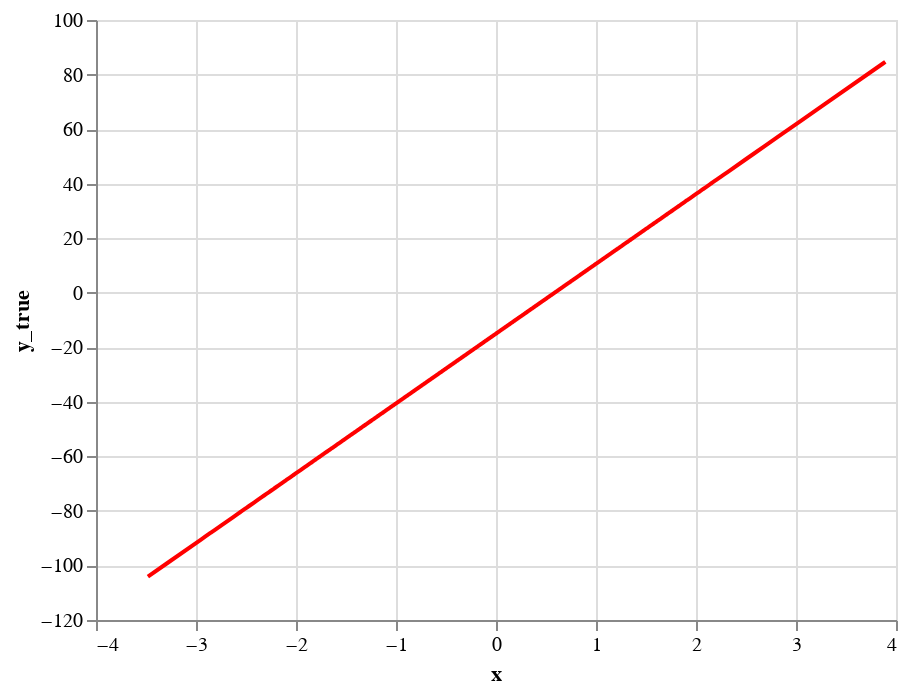

Notebook cell for this chart:
### Markdown cell above
* Define a new Altair chart `c2` using the following code:

```
c2 = alt.Chart(df).mark_line().encode(
    x="x",
    y="y_true",
    color=alt.value("red")
)
```

### Code cell
c2 = alt.Chart(df).mark_line().encode(
    x="x",
    y="y_true",
    color=alt.value("red")
)

c2

### Figure 1 — Vega-Lite specification as saved in the notebook (floating-point values rounded to 4 significant figures; data arrays with more than 128 entries replaced by an {"elided": "..."} marker saying what was removed)
{"config": {"view": {"continuousWidth": 400, "continuousHeight": 300}}, "data": {"name": "data-41c20f9f256fdbf087f9b9fcd9dc2cdd"}, "mark": "line", "encoding": {"color": {"value": "red"}, "x": {"field": "x", "type": "quantitative"}, "y": {"field": "y_true", "type": "quantitative"}}, "$schema": "https://vega.github.io/schema/vega-lite/v4.17.0.json", "datasets": {"data-41c20f9f256fdbf087f9b9fcd9dc2cdd": {"elided": "2000 records"}}}
